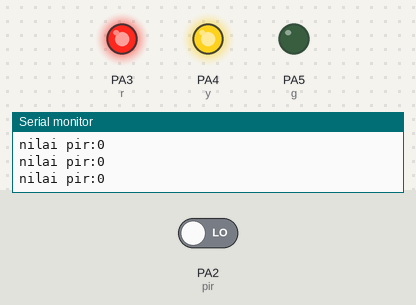
The sketch below on a simulated STM32 Blue Pill. Parts: output pins drawn as LEDs (lit = HIGH), the last lines printed to the serial monitor. The inputs (shaded band) are chosen by the test bench; at power-on: PA2 (pir) LOW.

Above: at 1.2 s.
1.3 s: PA2 (pir) driven HIGH
At 2.5 s:
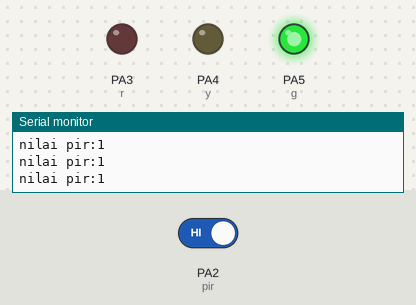
2.9 s: PA2 (pir) driven LOW
At 3.0 s:
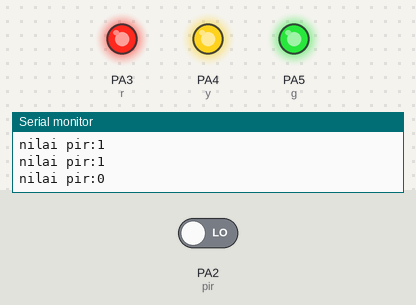
Timing chart, 0 to 5.9 s (numbered marks = the images above; inputs shaded):
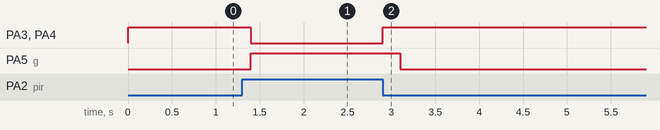

Measured:
- after the input at 1.3 s, PA3 (r), PA4 (y): HIGH → LOW after 0.10 s; PA5 (g): LOW → HIGH after 0.10 s
- after the input at 2.9 s, PA3 (r), PA4 (y): LOW → HIGH at once; PA5 (g): HIGH → LOW after 0.20 s

The sketch:

STM32_pir.ino
```cpp
int pir =PA2;
int r =PA3;
int y =PA4;
int g =PA5;

void setup() {
  // put your setup code here, to run once:
  Serial.begin(9600);
  pinMode (pir, INPUT);
  pinMode (r, OUTPUT);
  pinMode (y, OUTPUT);
  pinMode (g, OUTPUT);
}

void loop() {
  // put your main code here, to run repeatedly:
  int bacapir=digitalRead(pir);

  Serial.print("nilai pir:");
  Serial.println(bacapir);

  if (bacapir ==0){
    digitalWrite(r, HIGH);

    digitalWrite(y, HIGH);
    delay (200);

    digitalWrite(y, LOW);
    digitalWrite(g, LOW);

  }else{
    if (bacapir ==1){
      digitalWrite(y, LOW);
      digitalWrite(r, LOW);
      digitalWrite(g, HIGH);


    }
  }
}
```
